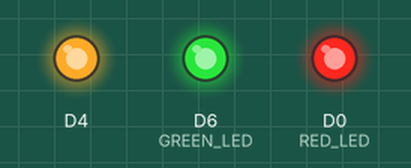
Simulated run of this program. Board: ESP8266 (NodeMCU). Parts: output pins drawn as LEDs (lit = HIGH, except the on-board LED, lit = LOW). What the program prints to the serial monitor is not drawn.

Above: at 1.0 s.
At 6.95 s:
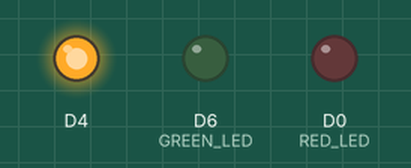
At 13.4 s:
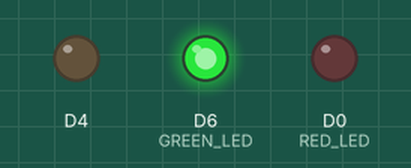
At 17.0 s:
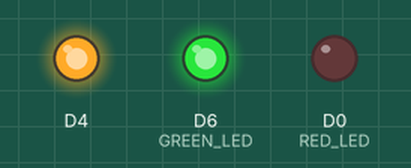
Timing chart, 0 to 24.2 s (numbered marks = the images above):
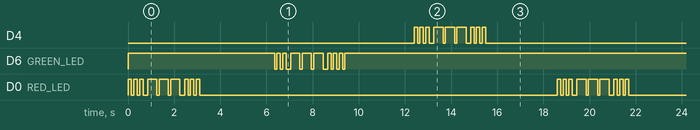

The program:

main.cpp
```cpp
#include <Arduino.h>

#define RED_LED D0   // led warna merah
#define GREEN_LED D6 // led warna hijau

void setup()
{
  Serial.begin(115200);
  pinMode(RED_LED, OUTPUT); // atur pin-pin digital sebagai output
  pinMode(BUILTIN_LED, OUTPUT);
  pinMode(GREEN_LED, OUTPUT);
  Serial.println("Contoh Program LED SOS");
}

void ledRED()
{

  // 3 dits (3 titik atau huruf S)
  for (int x = 0; x < 3; x++)
  {
    digitalWrite(RED_LED, HIGH); // LED nyala
    delay(150);                  // delay selama 150ms
    digitalWrite(RED_LED, LOW);  // LED mati
    delay(100);                  // delay selama 100ms
  }
  delay(100);

  // 3 dahs (3 garis atau huruf O)
  for (int x = 0; x < 3; x++)
  {
    digitalWrite(RED_LED, HIGH); // LED nyala
    delay(400);                  // delay selama 400ms
    digitalWrite(RED_LED, LOW);  // LED mati
    delay(100);                  // delay selama 100ms
  }

  // 100ms delay to cause slight gap between letters
  delay(100);
  // 3 dits again (3 titik atau huruf S)
  for (int x = 0; x < 3; x++)
  {
    digitalWrite(RED_LED, HIGH); // LED nyala
    delay(150);                  // delay selama 150ms
    digitalWrite(RED_LED, LOW);  // LED mati
    delay(100);                  // delay selama 100ms
  }
}

void ledGREEN()
{

  // 3 dits (3 titik atau huruf S)
  for (int x = 0; x < 3; x++)
  {
    digitalWrite(GREEN_LED, HIGH); // LED nyala
    delay(150);                  // delay selama 150ms
    digitalWrite(GREEN_LED, LOW); // LED mati
    delay(100);                  // delay selama 100ms
  }
  delay(100);

  // 3 dahs (3 garis atau huruf O)
  for (int x = 0; x < 3; x++)
  {
    digitalWrite(GREEN_LED, HIGH); // LED nyala
    delay(400);                  // delay selama 400ms
    digitalWrite(GREEN_LED, LOW); // LED mati
    delay(100);                  // delay selama 100ms
  }

  // 100ms delay to cause slight gap between letters
  delay(100);
  // 3 dits again (3 titik atau huruf S)
  for (int x = 0; x < 3; x++)
  {
    digitalWrite(GREEN_LED, HIGH); // LED nyala
    delay(150);                  // delay selama 150ms
    digitalWrite(GREEN_LED, LOW); // LED mati
    delay(100);                  // delay selama 100ms
  }
  digitalWrite(GREEN_LED, HIGH);
}

void ledBLUE()
{

  // 3 dits (3 titik atau huruf S)
  for (int x = 0; x < 3; x++)
  {
    digitalWrite(BUILTIN_LED, HIGH); // LED nyala
    delay(150);                  // delay selama 150ms
    digitalWrite(BUILTIN_LED, LOW); // LED mati
    delay(100);                  // delay selama 100ms
  }
  delay(100);

  // 3 dahs (3 garis atau huruf O)
  for (int x = 0; x < 3; x++)
  {
    digitalWrite(BUILTIN_LED, HIGH); // LED nyala
    delay(400);                  // delay selama 400ms
    digitalWrite(BUILTIN_LED, LOW); // LED mati
    delay(100);                  // delay selama 100ms
  }

  // 100ms delay to cause slight gap between letters
  delay(100);
  // 3 dits again (3 titik atau huruf S)
  for (int x = 0; x < 3; x++)
  {
    digitalWrite(BUILTIN_LED, HIGH); // LED nyala
    delay(150);                  // delay selama 150ms
    digitalWrite(BUILTIN_LED, LOW); // LED mati
    delay(100);                  // delay selama 100ms
  }
}

void loop()
{
  digitalWrite(RED_LED, HIGH);
  digitalWrite(GREEN_LED, HIGH);
  ledRED();
  delay(3000);
  ledGREEN();
  delay(3000);
  ledBLUE();
  delay(3000);
}
```

Measured:
- by itself, D6 (GREEN_LED): repeats every 18.6 s: 2 × (LOW 0.10 s, HIGH 0.15 s), LOW 0.20 s, 2 × (HIGH 0.40 s, LOW 0.10 s), HIGH 0.40 s, LOW 0.20 s, 3 × (HIGH 0.15 s, LOW 0.10 s), HIGH 15.6 s
- by itself, D4, D0 (RED_LED): repeats every 18.6 s: 2 × (LOW 0.10 s, HIGH 0.15 s), LOW 0.20 s, 2 × (HIGH 0.40 s, LOW 0.10 s), HIGH 0.40 s, LOW 0.20 s, 2 × (HIGH 0.15 s, LOW 0.10 s), HIGH 0.15 s, LOW 15.5 s, HIGH 0.15 s
- by itself, everything shown: repeats every 18.6 s, in 42 steps
